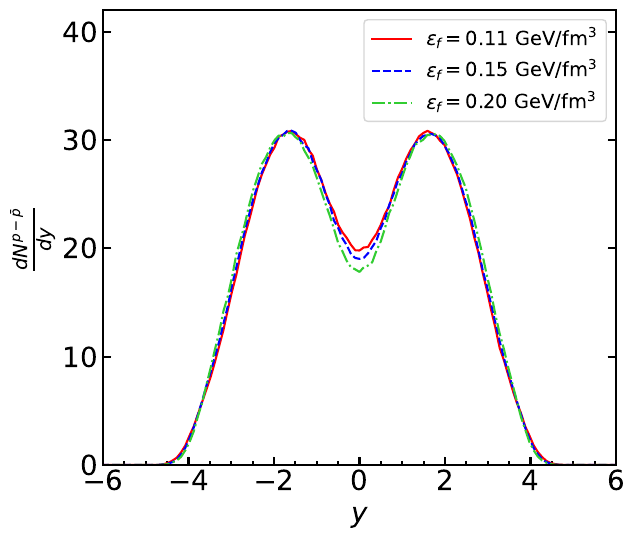

Write the Python code that produced this figure.
import matplotlib.pyplot as plt
import sys
import math
import numpy as np
#plt.style.use('seaborn-whitegrid')

#         PLOTS
fig = plt.figure(figsize=(6, 5))
ax = fig.gca()
plt.margins(0.2)
plt.subplots_adjust(bottom=0.07, top = 0.98, right = 0.98)

plt.minorticks_on()
plt.tick_params(axis='both', which='major', labelsize=20, direction = 'in', left = True, right = True, width = 1.5 , length = 6.0 )
plt.tick_params(axis='both', which='minor', labelsize=20, direction = 'in', left = True, right = True, width = 1.5 , length = 3.0 )


FILE=[
'lower_mult_proxy_cut235.3upper_mult_proxy_cut1000.0eps_freeze_min0.11eps_freeze_max0.11epsilon_freeze0.11turn_on_baryon_diffusion1kappa_coefficient1.0/',
'lower_mult_proxy_cut235.3upper_mult_proxy_cut1000.0eps_freeze_min0.15eps_freeze_max0.15epsilon_freeze0.15turn_on_baryon_diffusion1kappa_coefficient1.0/',
'lower_mult_proxy_cut235.3upper_mult_proxy_cut1000.0eps_freeze_min0.2eps_freeze_max0.2epsilon_freeze0.2turn_on_baryon_diffusion1kappa_coefficient1.0/'
]

PART = [
'dndy_y-2212_pT_0.01_3.dat',
'dndy_y--2212_pT_0.01_3.dat'
]



##############     MODEL   ##################

######### (1) 
file1 = open(FILE[0]+PART[0], 'r')
Lines = file1.readlines()

count = 0
A1, B1, ERR1 = [],[],[]
for line in Lines:
	count += 1
	if count > 1 :
		values = [float(s) for s in line.split()]
		A1.append(values[0])                       
		B1.append(values[1]) 
		ERR1.append(values[2]) 



file1 = open(FILE[0]+PART[1], 'r')
Lines = file1.readlines()

count = 0
A2, B2, ERR2 = [],[],[]
for line in Lines:
	count += 1
	if count > 1 :
		values = [float(s) for s in line.split()]
		A2.append(values[0])                       
		B2.append(values[1])
		ERR2.append(values[2])  


B1mB2, B1mB2ERR = [],[]
for i in range(count-1):
	B1mB2.append(B1[i] - B2[i])
	B1mB2ERR.append( math.sqrt(ERR1[i]*ERR1[i] + ERR2[i]* ERR2[i]) )



######### (2) 
file1 = open(FILE[1]+PART[0], 'r')
Lines = file1.readlines()

count = 0
A3, B3, ERR3 = [],[],[]
for line in Lines:
	count += 1
	if count > 1 :
		values = [float(s) for s in line.split()]
		A3.append(values[0])                       
		B3.append(values[1]) 
		ERR3.append(values[2]) 



file1 = open(FILE[1]+PART[1], 'r')
Lines = file1.readlines()

count = 0
A4, B4, ERR4 = [],[],[]
for line in Lines:
	count += 1
	if count > 1 :
		values = [float(s) for s in line.split()]
		A4.append(values[0])                       
		B4.append(values[1]) 
		ERR4.append(values[2]) 


B3mB4,B3mB4ERR = [],[]
for i in range(count-1):
	B3mB4.append(B3[i] - B4[i])
	B3mB4ERR.append( math.sqrt(ERR3[i]*ERR3[i] + ERR4[i]* ERR4[i]) )





######### (3) 
file1 = open(FILE[2]+PART[0], 'r')
Lines = file1.readlines()

count = 0
A5, B5, ERR5 = [],[],[]
for line in Lines:
	count += 1
	if count > 1 :
		values = [float(s) for s in line.split()]
		A5.append(values[0])                       
		B5.append(values[1]) 
		ERR5.append(values[2]) 



file1 = open(FILE[2]+PART[1], 'r')
Lines = file1.readlines()

count = 0
A6, B6, ERR6 = [],[],[]
for line in Lines:
	count += 1
	if count > 1 :
		values = [float(s) for s in line.split()]
		A6.append(values[0])                       
		B6.append(values[1])
		ERR6.append(values[2])  


B5mB6,B5mB6ERR = [],[]
for i in range(count-1):
	B5mB6.append(B5[i] - B6[i])
	B5mB6ERR.append( math.sqrt(ERR5[i]*ERR5[i] + ERR6[i]* ERR6[i]) )



'''
######### (4) 
file1 = open(FILE7, 'r')
Lines = file1.readlines()

count = 0
A7, B7, ERR7 = [],[],[]
for line in Lines:
	count += 1
	if count > 1 :
		values = [float(s) for s in line.split()]
		A7.append(values[0])                       
		B7.append(values[1]) 
		ERR7.append(values[2]) 



file1 = open(FILE8, 'r')
Lines = file1.readlines()

count = 0
A8, B8, ERR8 = [],[],[]
for line in Lines:
	count += 1
	if count > 1 :
		values = [float(s) for s in line.split()]
		A8.append(values[0])                       
		B8.append(values[1]) 
		ERR8.append(values[2]) 


B7mB8, B7mB8ERR = [],[]
for i in range(count-1):
	B7mB8.append(B7[i] - B8[i])
	B7mB8ERR.append( math.sqrt(ERR7[i]*ERR7[i] + ERR8[i]* ERR8[i]) )

'''




#plotting the data
#plt.errorbar(XDATA,YDATA,yerr = ERRDATA ,ms = 10,fmt="o",markeredgewidth = 2, markeredgecolor='red', markerfacecolor='red',color = 'red',elinewidth=1.4, alpha = 0.8, capsize = 2,label ='BRAHMS 00-10%')
#plt.errorbar(NEGXDATA,YDATA,yerr = ERRDATA ,ms = 10,fmt="o",markeredgewidth = 2, markeredgecolor='red', markerfacecolor='red',color = 'red',elinewidth=1.4, alpha = 0.8, capsize = 2)


#plt.errorbar(X1,Y1,yerr = DERR1 ,ms = 10,fmt="o",markeredgewidth = 2, markeredgecolor='black', markerfacecolor='black',color = 'black',elinewidth=1.4, alpha = 0.6, capsize = 2, label = 'NA49 DATA Pb+Pb 17.3 GeV')
#plt.errorbar(X2,Y2,yerr = DERR2 ,ms = 10,fmt="o",markeredgewidth = 2, markeredgecolor='limegreen', markerfacecolor='limegreen',color = 'limegreen',elinewidth=1.4, alpha = 0.8, capsize = 2)


plt.plot(A1, B1mB2, ls = '-', linewidth = 1.5, color = 'red', label = r'$\epsilon_{f}=0.11$ GeV/fm$^3$')
plt.plot(A3, B3mB4, ls = '--', linewidth = 1.5,   color = 'blue', label = r'$\epsilon_{f}=0.15$ GeV/fm$^3$')
plt.plot(A5, B5mB6, ls = '-.', linewidth = 1.5, color = 'limegreen', label = r'$\epsilon_{f}=0.20$ GeV/fm$^3$')
#plt.plot(A7, B7mB8, ls = '-', linewidth = 1.5, color = 'cyan', label = r'$\eta_{0} = 1.8, \sigma_{-} = 1.0, C_B = 0.0$')



#plt.errorbar(A1, B1, yerr = ERR1 ,ms = 2,fmt="o",markeredgewidth = 2, markeredgecolor='none', markerfacecolor='blue',color = 'blue',elinewidth=1.4, alpha = 0.6, capsize = 2)
#plt.plot(A1, B1, ls = '-', linewidth = 1.5, color = 'blue', label = r'$p$')
#plt.errorbar(A2, B2, yerr = ERR2 ,ms = 10,fmt="o",markeredgewidth = 2, markeredgecolor='none', markerfacecolor='limegreen',color = 'limegreen',elinewidth=1.4, alpha = 0.6, capsize = 2)
#plt.plot(A2, B2, ls = '-', linewidth = 1.5, color = 'limegreen', label = r'$\bar{p}$')

plt.xlabel(r'$y$', fontsize = 20)
plt.ylabel(r'$\frac{dN^{p-\bar{p}}}{dy}$', fontsize = 20)
plt.yscale('linear')
plt.legend(fontsize = 14)

plt.xlim(-6.,6.)
plt.ylim(0,42)

#plt.text(-2.0, 2 , r'Au+Au @$62.4$ GeV', fontsize=20, color = 'black')
#plt.text(0.00, 1 , r'10-40% DATA is not available', fontsize=14, color = 'black')


plt.savefig('plot_y_vs_net_proton.pdf', format = 'pdf',bbox_inches='tight')





